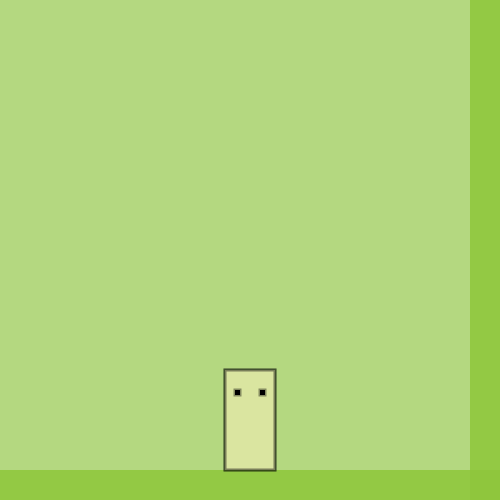
Frame 1 (no input)
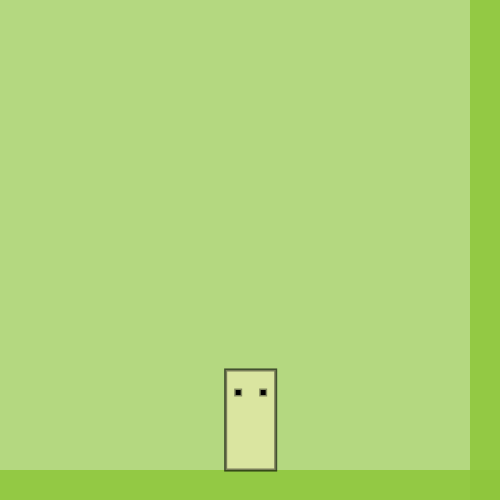
Frame 60 (no input)
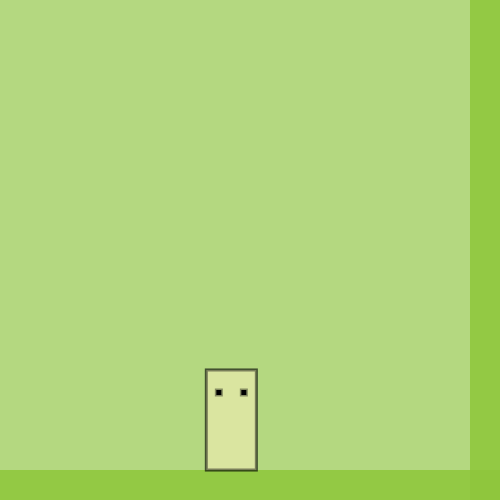
Frame 120 (the mouse pressed at the canvas centre since frame 60)

The p5.js sketch that drew these frames (run headless with seeded random() and noise() and a simulated clock; from frame 60 on, the mouse is pressed at the canvas centre):

// p5.js sketch
// ── sketch.js
var main_canv;
var tam;
//229 232 169
function setup() {
    main_canv = createCanvas(500, 500)
    main_canv.background(172, 212, 115, 230)
    strokeWeight(30)
    stroke(144, 199, 61, 230)
    line(width - 15, 0, width - 15, height)
    line(width, height - 15, 0, height - 15)
    main_canv.position((windowWidth / 2) - ((main_canv.width) / 2), 0)
    tam = new Tam(0, 0, 50, 100)
}
var q = 15

function draw() {
    refr()
    translate(width / 2, height - 30)
    stroke(0, 0, 0, 100)
    strokeWeight(3)
    noFill()
    tam.update()
    tam.display()
}

function windowResized() {
    main_canv.position((windowWidth / 2) - ((main_canv.width) / 2), 0)
}

function Tam(x, y, width, height) {
    this.state = 1;
    this.x = x;
    this.y = y;
    this.width = width;
    this.height = height;
    this.update = function () {
        switch (this.state) {
        case 1:
            if (!(frameCount % 15)) {
                tam.height += q
                tam.x = constrain(tam.x + random(-20, 20), -4*width - 15, 4*width -15)
                q = -q
            }
            break;
        }
    }
    this.display = function () {
        rect(this.x - this.width / 2, this.y - this.height, width, height)
        fill(229, 232, 169, 200)
        rect(this.x - this.width / 2, this.y - this.height, width, height)
        fill(0)
        rect(this.x - this.width / 2 + this.width / 5, this.y - this.height + 20, 5, 5)
        rect(this.x - this.width / 2 + (3.5 * this.width) / 5, this.y - this.height + 20, 5, 5)
    }
}

function refr() {
    main_canv = createCanvas(500, 500)
    main_canv.background(172, 212, 115, 230)
    strokeWeight(30)
    stroke(144, 199, 61, 230)
    line(width - 15, 0, width - 15, height)
    line(width, height - 15, 0, height - 15)
    main_canv.position((windowWidth / 2) - ((main_canv.width) / 2), 0)
}
